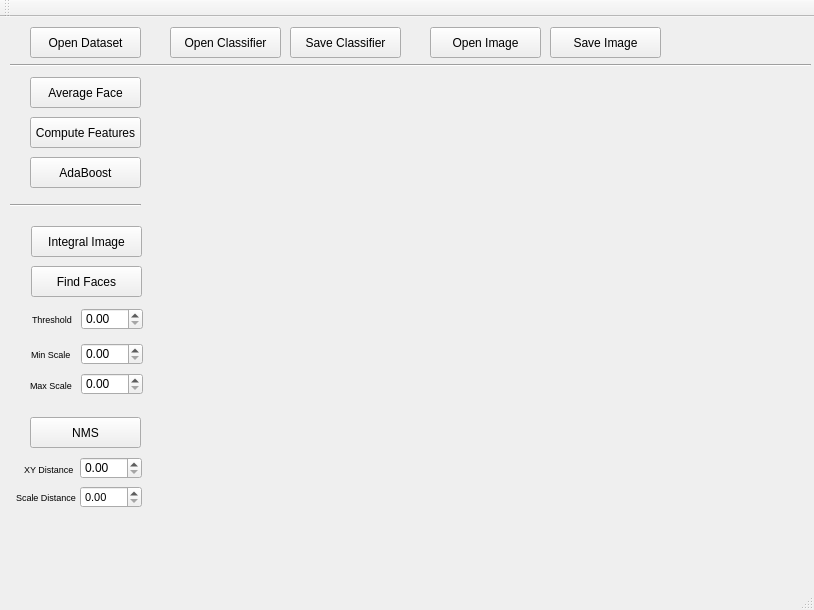
<?xml version="1.0" encoding="UTF-8"?>
<ui version="4.0">
 <class>MainWindow</class>
 <widget class="QMainWindow" name="MainWindow">
  <property name="geometry">
   <rect>
    <x>0</x>
    <y>0</y>
    <width>814</width>
    <height>610</height>
   </rect>
  </property>
  <property name="windowTitle">
   <string>MainWindow</string>
  </property>
  <widget class="QWidget" name="centralWidget">
   <widget class="QPushButton" name="computeFeaturesButton">
    <property name="geometry">
     <rect>
      <x>30</x>
      <y>100</y>
      <width>111</width>
      <height>31</height>
     </rect>
    </property>
    <property name="text">
     <string>Compute Features</string>
    </property>
   </widget>
   <widget class="QPushButton" name="adaboostButton">
    <property name="geometry">
     <rect>
      <x>30</x>
      <y>140</y>
      <width>111</width>
      <height>31</height>
     </rect>
    </property>
    <property name="text">
     <string>AdaBoost</string>
    </property>
   </widget>
   <widget class="QPushButton" name="openDatasetButton">
    <property name="geometry">
     <rect>
      <x>30</x>
      <y>10</y>
      <width>111</width>
      <height>31</height>
     </rect>
    </property>
    <property name="palette">
     <palette>
      <active>
       <colorrole role="WindowText">
        <brush brushstyle="SolidPattern">
         <color alpha="255">
          <red>0</red>
          <green>0</green>
          <blue>0</blue>
         </color>
        </brush>
       </colorrole>
       <colorrole role="Text">
        <brush brushstyle="SolidPattern">
         <color alpha="255">
          <red>0</red>
          <green>0</green>
          <blue>0</blue>
         </color>
        </brush>
       </colorrole>
       <colorrole role="ButtonText">
        <brush brushstyle="SolidPattern">
         <color alpha="255">
          <red>0</red>
          <green>0</green>
          <blue>0</blue>
         </color>
        </brush>
       </colorrole>
      </active>
      <inactive>
       <colorrole role="WindowText">
        <brush brushstyle="SolidPattern">
         <color alpha="255">
          <red>0</red>
          <green>0</green>
          <blue>0</blue>
         </color>
        </brush>
       </colorrole>
       <colorrole role="Text">
        <brush brushstyle="SolidPattern">
         <color alpha="255">
          <red>0</red>
          <green>0</green>
          <blue>0</blue>
         </color>
        </brush>
       </colorrole>
       <colorrole role="ButtonText">
        <brush brushstyle="SolidPattern">
         <color alpha="255">
          <red>0</red>
          <green>0</green>
          <blue>0</blue>
         </color>
        </brush>
       </colorrole>
      </inactive>
      <disabled>
       <colorrole role="WindowText">
        <brush brushstyle="SolidPattern">
         <color alpha="255">
          <red>0</red>
          <green>170</green>
          <blue>0</blue>
         </color>
        </brush>
       </colorrole>
       <colorrole role="Text">
        <brush brushstyle="SolidPattern">
         <color alpha="255">
          <red>0</red>
          <green>170</green>
          <blue>0</blue>
         </color>
        </brush>
       </colorrole>
       <colorrole role="ButtonText">
        <brush brushstyle="SolidPattern">
         <color alpha="255">
          <red>0</red>
          <green>170</green>
          <blue>0</blue>
         </color>
        </brush>
       </colorrole>
      </disabled>
     </palette>
    </property>
    <property name="text">
     <string>Open Dataset</string>
    </property>
   </widget>
   <widget class="QPushButton" name="saveClassifierButton">
    <property name="geometry">
     <rect>
      <x>290</x>
      <y>10</y>
      <width>111</width>
      <height>31</height>
     </rect>
    </property>
    <property name="text">
     <string>Save Classifier</string>
    </property>
   </widget>
   <widget class="QPushButton" name="openClassifierButton">
    <property name="geometry">
     <rect>
      <x>170</x>
      <y>10</y>
      <width>111</width>
      <height>31</height>
     </rect>
    </property>
    <property name="text">
     <string>Open Classifier</string>
    </property>
   </widget>
   <widget class="QPushButton" name="openImageButton">
    <property name="geometry">
     <rect>
      <x>430</x>
      <y>10</y>
      <width>111</width>
      <height>31</height>
     </rect>
    </property>
    <property name="text">
     <string>Open Image</string>
    </property>
   </widget>
   <widget class="QLabel" name="displayLabel">
    <property name="geometry">
     <rect>
      <x>150</x>
      <y>60</y>
      <width>651</width>
      <height>491</height>
     </rect>
    </property>
    <property name="palette">
     <palette>
      <active>
       <colorrole role="WindowText">
        <brush brushstyle="SolidPattern">
         <color alpha="255">
          <red>0</red>
          <green>0</green>
          <blue>0</blue>
         </color>
        </brush>
       </colorrole>
       <colorrole role="ButtonText">
        <brush brushstyle="SolidPattern">
         <color alpha="255">
          <red>0</red>
          <green>85</green>
          <blue>0</blue>
         </color>
        </brush>
       </colorrole>
      </active>
      <inactive>
       <colorrole role="WindowText">
        <brush brushstyle="SolidPattern">
         <color alpha="255">
          <red>0</red>
          <green>0</green>
          <blue>0</blue>
         </color>
        </brush>
       </colorrole>
       <colorrole role="ButtonText">
        <brush brushstyle="SolidPattern">
         <color alpha="255">
          <red>0</red>
          <green>0</green>
          <blue>0</blue>
         </color>
        </brush>
       </colorrole>
      </inactive>
      <disabled>
       <colorrole role="WindowText">
        <brush brushstyle="SolidPattern">
         <color alpha="255">
          <red>120</red>
          <green>120</green>
          <blue>120</blue>
         </color>
        </brush>
       </colorrole>
       <colorrole role="ButtonText">
        <brush brushstyle="SolidPattern">
         <color alpha="255">
          <red>120</red>
          <green>120</green>
          <blue>120</blue>
         </color>
        </brush>
       </colorrole>
      </disabled>
     </palette>
    </property>
    <property name="text">
     <string/>
    </property>
   </widget>
   <widget class="QPushButton" name="integralImageButton">
    <property name="geometry">
     <rect>
      <x>31</x>
      <y>209</y>
      <width>111</width>
      <height>31</height>
     </rect>
    </property>
    <property name="text">
     <string>Integral Image</string>
    </property>
   </widget>
   <widget class="QPushButton" name="averageFaceButton">
    <property name="geometry">
     <rect>
      <x>30</x>
      <y>60</y>
      <width>111</width>
      <height>31</height>
     </rect>
    </property>
    <property name="text">
     <string>Average Face</string>
    </property>
   </widget>
   <widget class="QPushButton" name="findFacesButton">
    <property name="geometry">
     <rect>
      <x>31</x>
      <y>249</y>
      <width>111</width>
      <height>31</height>
     </rect>
    </property>
    <property name="text">
     <string>Find Faces</string>
    </property>
   </widget>
   <widget class="QDoubleSpinBox" name="faceThresholdSpinBox">
    <property name="geometry">
     <rect>
      <x>81</x>
      <y>291</y>
      <width>62</width>
      <height>22</height>
     </rect>
    </property>
   </widget>
   <widget class="QLabel" name="label">
    <property name="geometry">
     <rect>
      <x>32</x>
      <y>296</y>
      <width>46</width>
      <height>13</height>
     </rect>
    </property>
    <property name="font">
     <font>
      <pointsize>7</pointsize>
     </font>
    </property>
    <property name="text">
     <string>Threshold</string>
    </property>
   </widget>
   <widget class="Line" name="line">
    <property name="geometry">
     <rect>
      <x>10</x>
      <y>180</y>
      <width>131</width>
      <height>16</height>
     </rect>
    </property>
    <property name="orientation">
     <enum>Qt::Horizontal</enum>
    </property>
   </widget>
   <widget class="Line" name="line_2">
    <property name="geometry">
     <rect>
      <x>10</x>
      <y>40</y>
      <width>801</width>
      <height>16</height>
     </rect>
    </property>
    <property name="orientation">
     <enum>Qt::Horizontal</enum>
    </property>
   </widget>
   <widget class="QDoubleSpinBox" name="maxScaleSpinBox">
    <property name="geometry">
     <rect>
      <x>81</x>
      <y>356</y>
      <width>62</width>
      <height>22</height>
     </rect>
    </property>
   </widget>
   <widget class="QDoubleSpinBox" name="minScaleSpinBox">
    <property name="geometry">
     <rect>
      <x>81</x>
      <y>326</y>
      <width>62</width>
      <height>22</height>
     </rect>
    </property>
   </widget>
   <widget class="QLabel" name="label_2">
    <property name="geometry">
     <rect>
      <x>31</x>
      <y>331</y>
      <width>46</width>
      <height>13</height>
     </rect>
    </property>
    <property name="font">
     <font>
      <pointsize>7</pointsize>
     </font>
    </property>
    <property name="text">
     <string>Min Scale</string>
    </property>
   </widget>
   <widget class="QLabel" name="label_3">
    <property name="geometry">
     <rect>
      <x>30</x>
      <y>360</y>
      <width>51</width>
      <height>16</height>
     </rect>
    </property>
    <property name="font">
     <font>
      <pointsize>7</pointsize>
     </font>
    </property>
    <property name="text">
     <string>Max Scale</string>
    </property>
   </widget>
   <widget class="QPushButton" name="NMSButton">
    <property name="geometry">
     <rect>
      <x>30</x>
      <y>400</y>
      <width>111</width>
      <height>31</height>
     </rect>
    </property>
    <property name="text">
     <string>NMS</string>
    </property>
   </widget>
   <widget class="QPushButton" name="saveImageButton">
    <property name="geometry">
     <rect>
      <x>550</x>
      <y>10</y>
      <width>111</width>
      <height>31</height>
     </rect>
    </property>
    <property name="text">
     <string>Save Image</string>
    </property>
   </widget>
   <widget class="QLabel" name="label_4">
    <property name="geometry">
     <rect>
      <x>24</x>
      <y>442</y>
      <width>51</width>
      <height>20</height>
     </rect>
    </property>
    <property name="font">
     <font>
      <pointsize>7</pointsize>
     </font>
    </property>
    <property name="text">
     <string>XY Distance</string>
    </property>
   </widget>
   <widget class="QDoubleSpinBox" name="xyNMSSpinBox">
    <property name="geometry">
     <rect>
      <x>80</x>
      <y>440</y>
      <width>62</width>
      <height>22</height>
     </rect>
    </property>
   </widget>
   <widget class="QDoubleSpinBox" name="scaleNMSSpinBox">
    <property name="geometry">
     <rect>
      <x>80</x>
      <y>469</y>
      <width>62</width>
      <height>22</height>
     </rect>
    </property>
    <property name="font">
     <font>
      <pointsize>8</pointsize>
     </font>
    </property>
   </widget>
   <widget class="QLabel" name="label_5">
    <property name="geometry">
     <rect>
      <x>16</x>
      <y>470</y>
      <width>60</width>
      <height>20</height>
     </rect>
    </property>
    <property name="font">
     <font>
      <pointsize>7</pointsize>
     </font>
    </property>
    <property name="text">
     <string>Scale Distance</string>
    </property>
   </widget>
  </widget>
  <widget class="QMenuBar" name="menuBar">
   <property name="geometry">
    <rect>
     <x>0</x>
     <y>0</y>
     <width>814</width>
     <height>21</height>
    </rect>
   </property>
  </widget>
  <widget class="QToolBar" name="mainToolBar">
   <attribute name="toolBarArea">
    <enum>TopToolBarArea</enum>
   </attribute>
   <attribute name="toolBarBreak">
    <bool>false</bool>
   </attribute>
  </widget>
  <widget class="QStatusBar" name="statusBar"/>
 </widget>
 <layoutdefault spacing="6" margin="11"/>
 <resources/>
 <connections/>
</ui>
